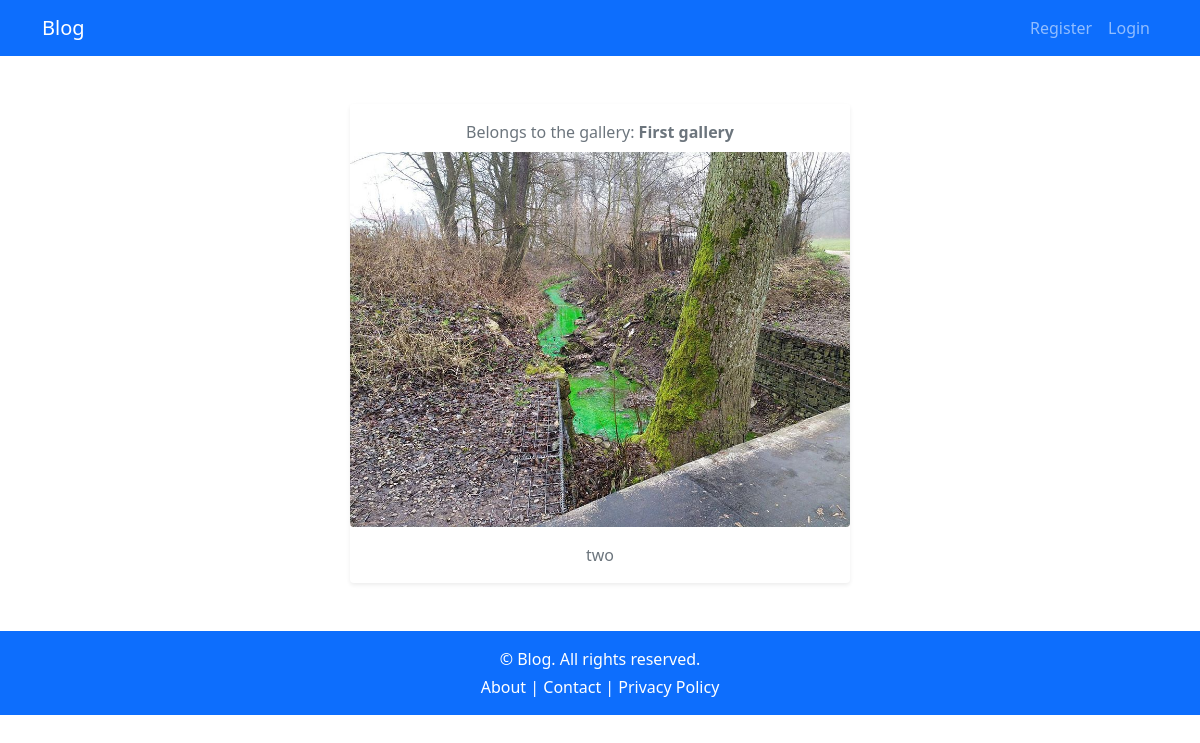
The page /galleries/1/2/ on the database its author committed.
### galleries/models.py (models this page shows, shortened)
class Gallery(models.Model):
    title = models.CharField(max_length=100)

class GalleryImage(models.Model):
    gallery = models.ForeignKey(Gallery, on_delete=models.CASCADE,related_name='images')
    image = models.ImageField(upload_to='galleries/%Y/%m/%d')
    alt = models.CharField(max_length=255)

### galleries/views.py (the view)
# urls.py: path("<int:id_id>/<int:img_id>/", img_details, name="img_details"),
def img_details(request, id_id, img_id):
    gallery = Gallery.objects.get(id=id_id)
    image = GalleryImage.objects.get(id=img_id)
    return render(request, "galleries/image_detail.html", {"image": image, "gallery": gallery})

### galleries/templates/galleries/image_detail.html (shortened to what this page needs)
{% extends "blog/base.html" %}
{% load thumbnail %}
{% block contents %}
<div class="container py-4 d-flex justify-content-center">
    <div class="card shadow-sm border-0" style="max-width: 500px;">
        <div class="card-header bg-white border-0 text-center">
            <p class="text-muted mb-0">Belongs to the gallery: <strong>{{ gallery.title }}</strong></p>
        </div>
        <div class="text-center">
            <img src="{% thumbnail image.image "300x300" crop="center" %}"
                 alt="{{ image.alt }}"
                 class="card-img-top img-fluid rounded">
        </div>
        <div class="card-body text-center">
            <p class="card-text text-secondary">{{ image.alt }}</p>
        </div>
    </div>
</div>
{% endblock %}

### rows shown on the page
Gallery: title "First gallery"
GalleryImage: image (picture), alt "two"
